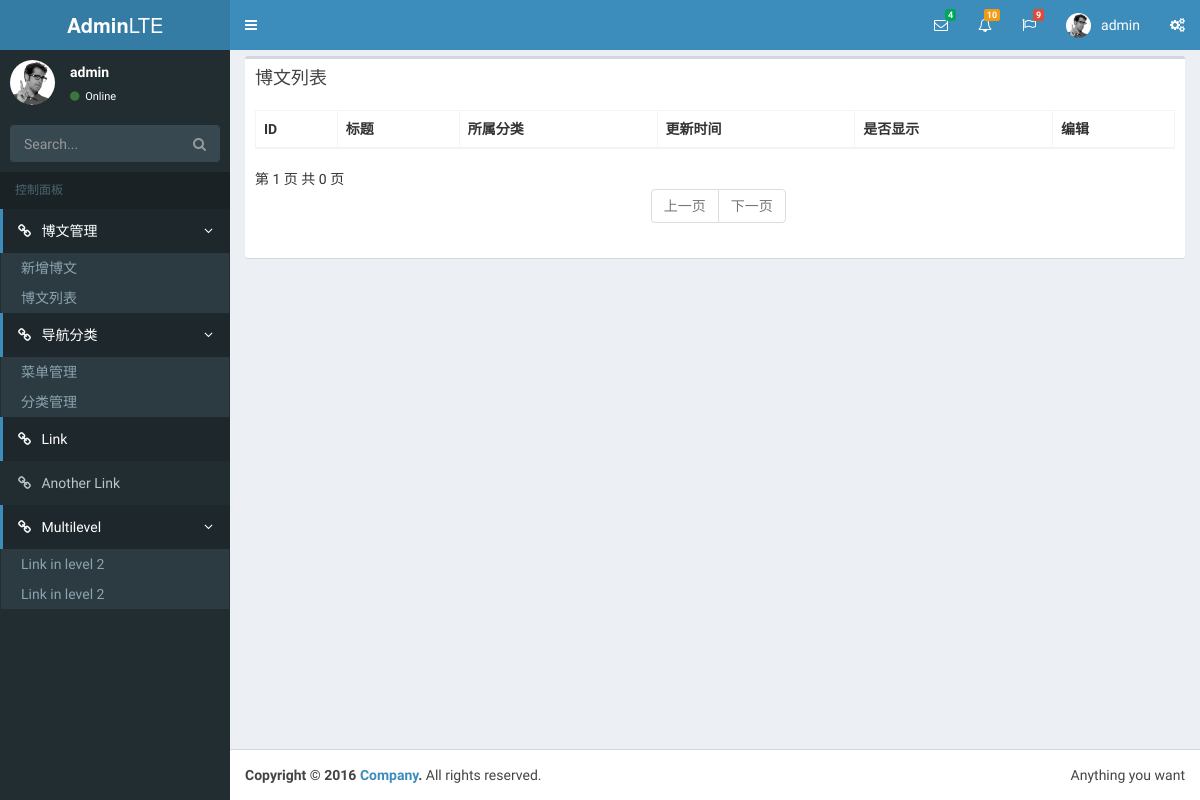
The app's page /admin/post/list/ (signed in), older data.
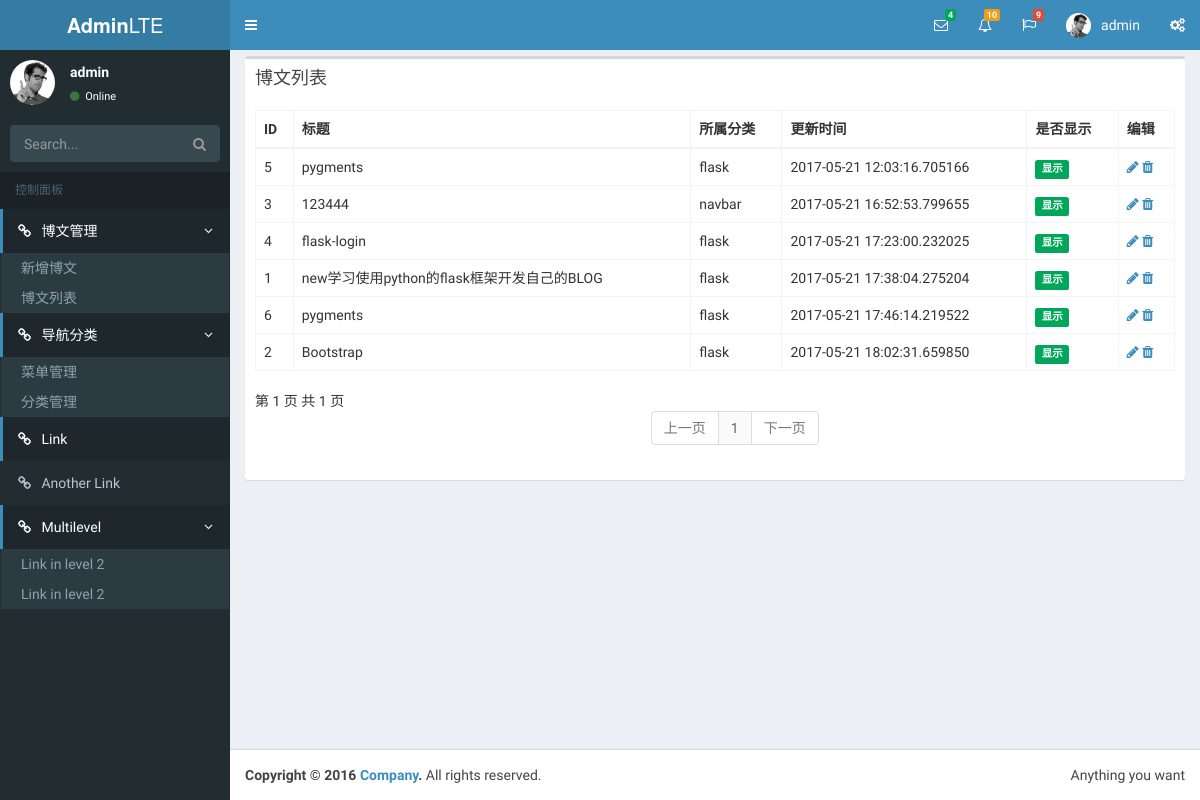
The same page, newer data.
### app/models.py (models this page shows, shortened)
class Post(db.Model):
    __tablename__ = 'post'
    id = db.Column(db.Integer, primary_key=True)
    title = db.Column(db.String(32), unique=True)
    body = db.Column(db.Text)
    body_html = db.Column(db.Text)
    timestamp = db.Column(db.DateTime, index=True, default=datetime.utcnow)
    author_id = db.Column(db.Integer, db.ForeignKey('user.id'))
    category_id = db.Column(db.Integer, db.ForeignKey('category.id'))
    visibled = db.Column(db.Boolean, default=False)

class Category(db.Model):
    __tablename__ = 'category'
    id = db.Column(db.Integer, primary_key=True)
    type = db.relationship('Post', backref='posttype', lazy='dynamic')
    menuid = db.Column(db.Integer, db.ForeignKey('menus.id'))
    categoryName = db.Column(db.String(32), unique=True, index=True)
    orderNo = db.Column(db.Integer)
    visibled = db.Column(db.Boolean, default=False)

### app/admin/views.py (the view)
@admin.route('/post/list/')
@admin.route('/post/list/<int:page>/')
@login_required
def post_list(page=1):
    posts = Post.query.order_by(Post.timestamp).paginate(page, per_page=10,
                                                         error_out=False)
    return render_template('admin/post.html', posts=posts)

### app/models.py (called while the page is built)
@login_manager.user_loader
def load_user(user_id):
    return User.query.get(int(user_id))

### app/templates/admin/post.html (shortened to what the changed rows need)
{% extends 'admin/admin-base.html' %}
{% import 'admin/_macro.html' as helper %}
{% block content %}
    <div class="row">
        <div class="col-md-12">
            <div class="box">
                <div class="box-body">
                    <div id="example2_wrapper"
                         class="dataTables_wrapper form-inline dt-bootstrap">
                        <div class="row">
                            <div class="col-sm-12">
                                <table id="example2"
                                       class="table table-bordered table-hover dataTable"
                                       role="grid"
                                       aria-describedby="example2_info">
                                    <thead>
                                    <tr role="row">
                                        <th class="sorting_asc" tabindex="0"
                                            aria-controls="example2" rowspan="1"
                                            colspan="1" aria-sort="ascending"
                                            aria-label="Rendering engine: activate to sort column descending">
                                            ID
                                        </th>
                                        <th class="sorting" tabindex="0"
                                            aria-controls="example2" rowspan="1"
                                            colspan="1"
                                            aria-label="Browser: activate to sort column ascending">
                                            标题
                                        </th>
                                        <th class="sorting" tabindex="0"
                                            aria-controls="example2" rowspan="1"
                                            colspan="1"
                                            aria-label="Platform(s): activate to sort column ascending">
                                            所属分类
                                        </th>
                                        <th class="sorting" tabindex="0"
                                            aria-controls="example2" rowspan="1"
                                            colspan="1"
                                            aria-label="Platform(s): activate to sort column ascending">
                                            更新时间
                                        </th>
                                        <th class="sorting" tabindex="0"
                                            aria-controls="example2" rowspan="1"
                                            colspan="1"
                                            aria-label="Engine version: activate to sort column ascending">
                                            是否显示
                                        </th>
                                        <th class="sorting" tabindex="0"
                                            aria-controls="example2" rowspan="1"
                                            colspan="1"
                                            aria-label="Engine version: activate to sort column ascending">
                                            编辑
                                        </th>
                                    </tr>
                                    </thead>
                                    <tbody>
                                    {% for post in posts.items %}
                                        <tr role="row" class="{{ loop.cycle('odd','even') }}">
                                            <td class="sorting_1">{{ post.id }}</td>
                                            <td>{{ post.title }}</td>
                                            <td>{{ post.posttype.categoryName }}</td>
                                            <td>
                                                {{ post.timestamp }}
                                            </td>
                                            <td><span
                                                    class="label label-{{ 'warning' if post.visibled else 'success' }}">{{ '隐藏' if post.visibled else '显示' }}</span>
                                            </td>
                                            <td>
                                                <a href="{{ url_for('admin.post_edit',id=post.id) }}"
                                                   title="修改"><i
                                                        class="fa fa-pencil"></i></a>
                                                <a onclick="delPost('{{ url_for('admin.post_del',id=post.id) }}')"
                                                   title="删除"><i
                                                        class="fa fa-trash"></i></a>
                                            </td>
                                        </tr>
                                    {% endfor %}
                                    </tbody>
                                </table>
                            </div>
                        </div>
                        {{ helper.render_pagination(posts,'.post_list') }}
                    </div>
                </div>
            </div>
        </div>
    </div>
{% endblock %}

Row changes from the older to the newer data that the page shows:
added Post: id "5", title "pygments", posttype.categoryName "flask", timestamp "2017-05-21 12:03:16.705166", visibled "显示"
added Post: id "3", title "123444", posttype.categoryName "navbar", timestamp "2017-05-21 16:52:53.799655", visibled "显示"
added Post: id "4", title "flask-login", posttype.categoryName "flask", timestamp "2017-05-21 17:23:00.232025", visibled "显示"
added Post: id "1", title "new学习使用python的flask框架开发自己的BLOG", posttype.categoryName "flask", timestamp "2017-05-21 17:38:04.275204", visibled "显示"
added Post: id "6", title "pygments", posttype.categoryName "flask", timestamp "2017-05-21 17:46:14.219522", visibled "显示"
added Post: id "2", title "Bootstrap", posttype.categoryName "flask", timestamp "2017-05-21 18:02:31.659850", visibled "显示"
Text that changed along with them:
{{ pagination.pages }}: "0" → "1"
new list line: "1"
